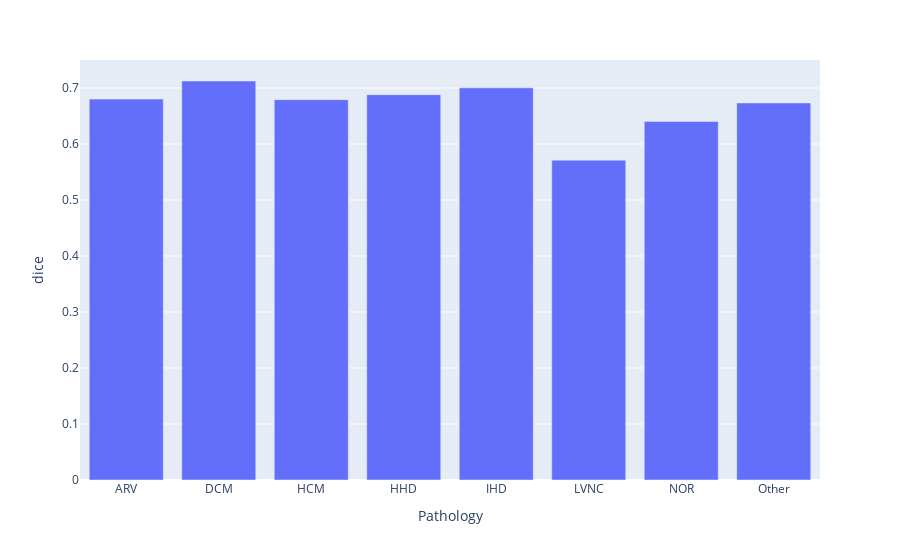

Notebook source saved alongside this figure:
### Code cell
px.bar(dfs['mnm'].groupby('Pathology').mean().reset_index(), x='Pathology', y='dice')

### Figure 1 — Plotly figure (JSON) as saved in the notebook; plotly's stock layout.template omitted (floating-point values rounded to 4 significant figures)
{"data": [{"alignmentgroup": "True", "hovertemplate": "Pathology=%{x}<br>dice=%{y}<extra></extra>", "legendgroup": "", "marker": {"color": "#636efa", "pattern": {"shape": ""}}, "name": "", "offsetgroup": "", "orientation": "v", "showlegend": false, "textposition": "auto", "type": "bar", "x": ["ARV", "DCM", "HCM", "HHD", "IHD", "LVNC", "NOR", "Other"], "xaxis": "x", "y": [0.6801, 0.7125, 0.6792, 0.6879, 0.7002, 0.5711, 0.6402, 0.6732], "yaxis": "y"}], "layout": {"barmode": "relative", "legend": {"tracegroupgap": 0}, "margin": {"t": 60}, "xaxis": {"anchor": "y", "domain": [0, 1], "title": {"text": "Pathology"}}, "yaxis": {"anchor": "x", "domain": [0, 1], "title": {"text": "dice"}}}}
